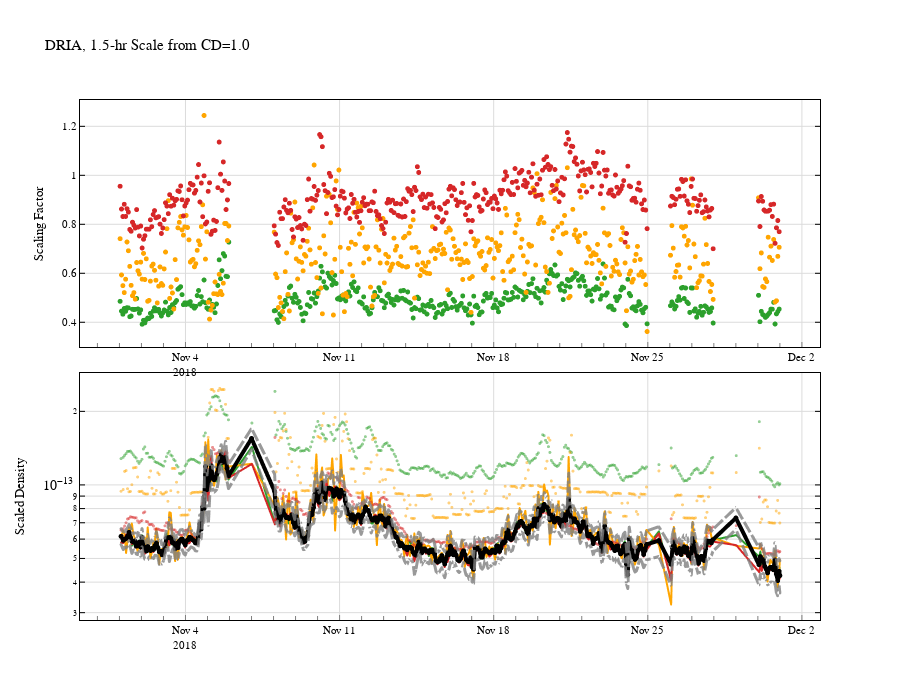

The code cell stored with this chart in its notebook:
### Code cell
%load_ext autoreload
%autoreload 2


def PLOT_retrievedRHO(fig, obj_m1, den_dict, model_dict):
        
    model_m1 = obj_m1['global_params']['prms']['den_model']

    fig.add_trace(go.Scattergl(x=pd.to_datetime(model_dict['ScalingFactor_times'])-pd.to_timedelta(scale_cadence/2, 'h'),
                               y=model_dict['ScalingFactors'],
                               name= model,
                               mode='markers',
                               opacity=1,
#                                    marker=dict(color=coldict[model_m1], 
#                                                size=5,
#                                                symbol='line-ew',
#                                                line = dict(color = coldict[model_m1], width=3)), #symbol='diamond-wide'),
                                   marker=dict(color=coldict[model_m1], size=5),
                               line = dict(shape = 'hvh',dash ='dot', color = coldict[model_m1], width=1),
                               showlegend=False),
                               secondary_y=False,row=1, col=1)

    
    time_avg,dscale_avg = orbit_avg_generic(den_dict['datescaled'], den_dict['denscaled'], den_dict['lat'])
    ## -----------------------------------------------------------------------------------------------------
    ##     Orbit Averaged Density
    fig.add_trace(go.Scattergl(x=time_avg,
                               y=dscale_avg,
                               ### name= model_m1,
                               mode='markers+lines',
                               opacity=1,
                                   marker=dict(color=coldict[model_m1],size=2),
                                   line = dict(dash ='solid', color = coldict[model_m1], width=2),
                               showlegend=False), row=2, col=1)
    
    time_avg,d_avg = orbit_avg_generic(den_dict['datescaled'], den_dict['dens'], den_dict['lat'])
    ## -----------------------------------------------------------------------------------------------------

    ##     Orbit Averaged Density
    fig.add_trace(go.Scattergl(x=time_avg,
                               y=d_avg,
                               ### name= model_m1,
                               mode='markers',
                               opacity=0.5,
                                   marker=dict(color= coldict[model_m1],size=3),
                                   line = dict(dash ='solid', color = coldict[model_m1], width=2),
                               showlegend=False), row=2, col=1)
    
    
    
             
    return(fig)







fig  = make_subplots(
    rows=2, cols=1,
    vertical_spacing = 0.05,
    shared_xaxes=True)



# run_dict = { }
# rms_total_return = {}

for model in run_dict.keys():
#     for imonth,month in enumerate(month_list):

    fig = PLOT_retrievedRHO(fig, obj[model],   models_dens[model], run_dict[model])


        

time_avg,Rho_x = orbit_avg_generic(models_dens['novRho_x']['date'],
                                        models_dens['novRho_x']['Rho_x'],
                                        models_dens['novRho_x']['lat'])

time_avg,Rho_std = orbit_avg_generic(models_dens['novRho_x']['date'],
                                        models_dens['novRho_x']['Rho_std'],
                                        models_dens['novRho_x']['lat'])


fig.add_trace(go.Scattergl(x=time_avg,
                           y=Rho_x,
                           ### name= model_m1,
                           mode='markers+lines',
                           opacity=1,
                           marker=dict(color='black',size=5),
                               line = dict( dash ='solid', color = 'black', width=4),
                           showlegend=False), row=2, col=1)
## ERRROR BARS
fig.add_trace(go.Scattergl(x=time_avg,
                           y=np.array(Rho_x)\
                               +np.array(Rho_std),
                           ### name= model_m1,
                           mode='lines',
                           opacity=.8,
                               line = dict( dash ='dash', color = 'grey', width=3),
                           showlegend=False), row=2, col=1)
fig.add_trace(go.Scattergl(x=time_avg,
                           y=np.array(Rho_x)\
                              -np.array(Rho_std),
                           ### name= model_m1,
                           mode='lines',
                           opacity=.8,
                               line = dict( dash ='dash', color = 'grey', width=3),
                           showlegend=False), row=2, col=1)

    
    
#######################################################
font_dict=dict(family='Arial',size=11,color='black')
## automate the specification of the axes for subplots
rownum, colnum = fig._get_subplot_rows_columns()
for i in rownum:
    if len(rownum)==1:
        L_ticklabel = True
    else:
        if i < len(rownum):
            L_ticklabel = True
        else:
            L_ticklabel = True
    fig.update_xaxes(### LINE at axis border
                      showline=True,
                      showticklabels=L_ticklabel,
#                       tickformat= '%m/%d',
                      linecolor='black',
                      linewidth=1,
                     ### Major ticks
                      ticks='inside',
                      tickfont=font_dict,
                      mirror=True,
#                       tickwidth=2,
#                       ticklen=9,
                      tickcolor='grey',
#                       tick0="2018-11-9" ,
#                       dtick=86400000.0*1,    # milliseconds in a day, every 7 days
                      #### Minor Ticks
                       minor=dict(
                         dtick=86400000.0, # milliseconds in a day
                         tickwidth=1,
                         ticklen=4,
                         tickcolor='grey',
                         ticks='inside'),
                      ### GRID
                       gridcolor='gainsboro',
                       gridwidth=1,
                       layer='above traces',
                       tickangle=0,
                       row=i, col=1)
    fig.update_yaxes(showline=True,      # add line at x=0
                         showticklabels=True,
                         linecolor='black',  # line color
                         linewidth=1,        # line size
                     ticks='inside',     # ticks outside axis
                     tickfont=font_dict, # tick label font
                     mirror='allticks',  # add ticks to top/right axes
                     tickwidth=1,      # tick width
                     tickcolor='black',  # tick color
                     gridcolor='gainsboro',
                     gridwidth=1,
                     layer='above traces',
                     row=i, col=1)

    fig.update_yaxes(title_text="Scaling Factor", 
                     exponentformat= 'power',row=1, col=1)

#     yaxis_range = [-13.7 -.55 ,  -12.6+.25]# ] #full_fig.layout.yaxis2.range

    fig.update_yaxes(title_text="Scaled Density", 
                     type="log", 
#                       range=yaxis_range,
                     exponentformat= 'power',row=2, col=1)
#     fig.update_yaxes(title_text="CD*A", 
# #                       type="log", 
# #                       range=yaxis_range,
#                      exponentformat= 'power',row=3, col=1)
    
a='input'
s=settings_icesat2

fig.update_layout(title=f"{s['cd_model'][a]}, {s['hours_between_cd_adj'][a]}-hr Scale from CD={s['cd_value'][a]}",
#                     title=f"BWDRAG, 3-hr Scale from CD=2.5 ",
                  autosize=False,    width=900,    height=700,
                  legend= {'itemsizing': 'trace'},
                  font=font_dict,
                  plot_bgcolor='white', 
                 )
fig.update_annotations(font_size=16)  # Increase size of subplot title
fig.show(config=config)

### Figure 1 — Plotly figure (JSON) as saved in the notebook; plotly's stock layout.template omitted (floating-point values rounded to 4 significant figures; data arrays with more than 128 entries replaced by an {"elided": "..."} marker saying what was removed)
{"data": [{"line": {"color": "#2ca02c", "dash": "dot", "shape": "hvh", "width": 1}, "marker": {"color": "#2ca02c", "size": 5}, "mode": "markers", "name": "novmsis2", "opacity": 1, "showlegend": false, "type": "scattergl", "x": {"elided": "400 str values"}, "xaxis": "x", "y": {"elided": "400 float values"}, "yaxis": "y"}, {"line": {"color": "#2ca02c", "dash": "solid", "width": 2}, "marker": {"color": "#2ca02c", "size": 2}, "mode": "markers+lines", "opacity": 1, "showlegend": false, "type": "scattergl", "x": {"elided": "383 str values"}, "xaxis": "x2", "y": {"elided": "384 float values"}, "yaxis": "y2"}, {"line": {"color": "#2ca02c", "dash": "solid", "width": 2}, "marker": {"color": "#2ca02c", "size": 3}, "mode": "markers", "opacity": 0.5, "showlegend": false, "type": "scattergl", "x": {"elided": "383 str values"}, "xaxis": "x2", "y": {"elided": "384 float values"}, "yaxis": "y2"}, {"line": {"color": "orange", "dash": "dot", "shape": "hvh", "width": 1}, "marker": {"color": "orange", "size": 5}, "mode": "markers", "name": "novjb2008", "opacity": 1, "showlegend": false, "type": "scattergl", "x": {"elided": "400 str values"}, "xaxis": "x", "y": {"elided": "400 float values"}, "yaxis": "y"}, {"line": {"color": "orange", "dash": "solid", "width": 2}, "marker": {"color": "orange", "size": 2}, "mode": "markers+lines", "opacity": 1, "showlegend": false, "type": "scattergl", "x": {"elided": "383 str values"}, "xaxis": "x2", "y": {"elided": "384 float values"}, "yaxis": "y2"}, {"line": {"color": "orange", "dash": "solid", "width": 2}, "marker": {"color": "orange", "size": 3}, "mode": "markers", "opacity": 0.5, "showlegend": false, "type": "scattergl", "x": {"elided": "383 str values"}, "xaxis": "x2", "y": {"elided": "384 float values"}, "yaxis": "y2"}, {"line": {"color": "#d62728", "dash": "dot", "shape": "hvh", "width": 1}, "marker": {"color": "#d62728", "size": 5}, "mode": "markers", "name": "novdtm2020_o", "opacity": 1, "showlegend": false, "type": "scattergl", "x": {"elided": "400 str values"}, "xaxis": "x", "y": {"elided": "400 float values"}, "yaxis": "y"}, {"line": {"color": "#d62728", "dash": "solid", "width": 2}, "marker": {"color": "#d62728", "size": 2}, "mode": "markers+lines", "opacity": 1, "showlegend": false, "type": "scattergl", "x": {"elided": "383 str values"}, "xaxis": "x2", "y": {"elided": "384 float values"}, "yaxis": "y2"}, {"line": {"color": "#d62728", "dash": "solid", "width": 2}, "marker": {"color": "#d62728", "size": 3}, "mode": "markers", "opacity": 0.5, "showlegend": false, "type": "scattergl", "x": {"elided": "383 str values"}, "xaxis": "x2", "y": {"elided": "384 float values"}, "yaxis": "y2"}, {"line": {"color": "black", "dash": "solid", "width": 4}, "marker": {"color": "black", "size": 5}, "mode": "markers+lines", "opacity": 1, "showlegend": false, "type": "scattergl", "x": {"elided": "383 str values"}, "xaxis": "x2", "y": {"elided": "384 float values"}, "yaxis": "y2"}, {"line": {"color": "grey", "dash": "dash", "width": 3}, "mode": "lines", "opacity": 0.8, "showlegend": false, "type": "scattergl", "x": {"elided": "383 str values"}, "xaxis": "x2", "y": {"elided": "384 float values"}, "yaxis": "y2"}, {"line": {"color": "grey", "dash": "dash", "width": 3}, "mode": "lines", "opacity": 0.8, "showlegend": false, "type": "scattergl", "x": {"elided": "383 str values"}, "xaxis": "x2", "y": {"elided": "384 float values"}, "yaxis": "y2"}], "layout": {"autosize": false, "font": {"color": "black", "family": "Arial", "size": 11}, "height": 700, "legend": {"itemsizing": "trace"}, "plot_bgcolor": "white", "title": {"text": "DRIA, 1.5-hr Scale from CD=1.0"}, "width": 900, "xaxis": {"anchor": "y", "domain": [0, 1], "gridcolor": "gainsboro", "gridwidth": 1, "layer": "above traces", "linecolor": "black", "linewidth": 1, "matches": "x2", "minor": {"dtick": 86400000, "tickcolor": "grey", "ticklen": 4, "ticks": "inside", "tickwidth": 1}, "mirror": true, "showline": true, "showticklabels": true, "tickangle": 0, "tickcolor": "grey", "tickfont": {"color": "black", "family": "Arial", "size": 11}, "ticks": "inside"}, "xaxis2": {"anchor": "y2", "domain": [0, 1], "gridcolor": "gainsboro", "gridwidth": 1, "layer": "above traces", "linecolor": "black", "linewidth": 1, "minor": {"dtick": 86400000, "tickcolor": "grey", "ticklen": 4, "ticks": "inside", "tickwidth": 1}, "mirror": true, "showline": true, "showticklabels": true, "tickangle": 0, "tickcolor": "grey", "tickfont": {"color": "black", "family": "Arial", "size": 11}, "ticks": "inside"}, "yaxis": {"anchor": "x", "domain": [0.525, 1], "exponentformat": "power", "gridcolor": "gainsboro", "gridwidth": 1, "layer": "above traces", "linecolor": "black", "linewidth": 1, "mirror": "allticks", "showline": true, "showticklabels": true, "tickcolor": "black", "tickfont": {"color": "black", "family": "Arial", "size": 11}, "ticks": "inside", "tickwidth": 1, "title": {"text": "Scaling Factor"}}, "yaxis2": {"anchor": "x2", "domain": [0, 0.475], "exponentformat": "power", "gridcolor": "gainsboro", "gridwidth": 1, "layer": "above traces", "linecolor": "black", "linewidth": 1, "mirror": "allticks", "showline": true, "showticklabels": true, "tickcolor": "black", "tickfont": {"color": "black", "family": "Arial", "size": 11}, "ticks": "inside", "tickwidth": 1, "title": {"text": "Scaled Density"}, "type": "log"}}}
